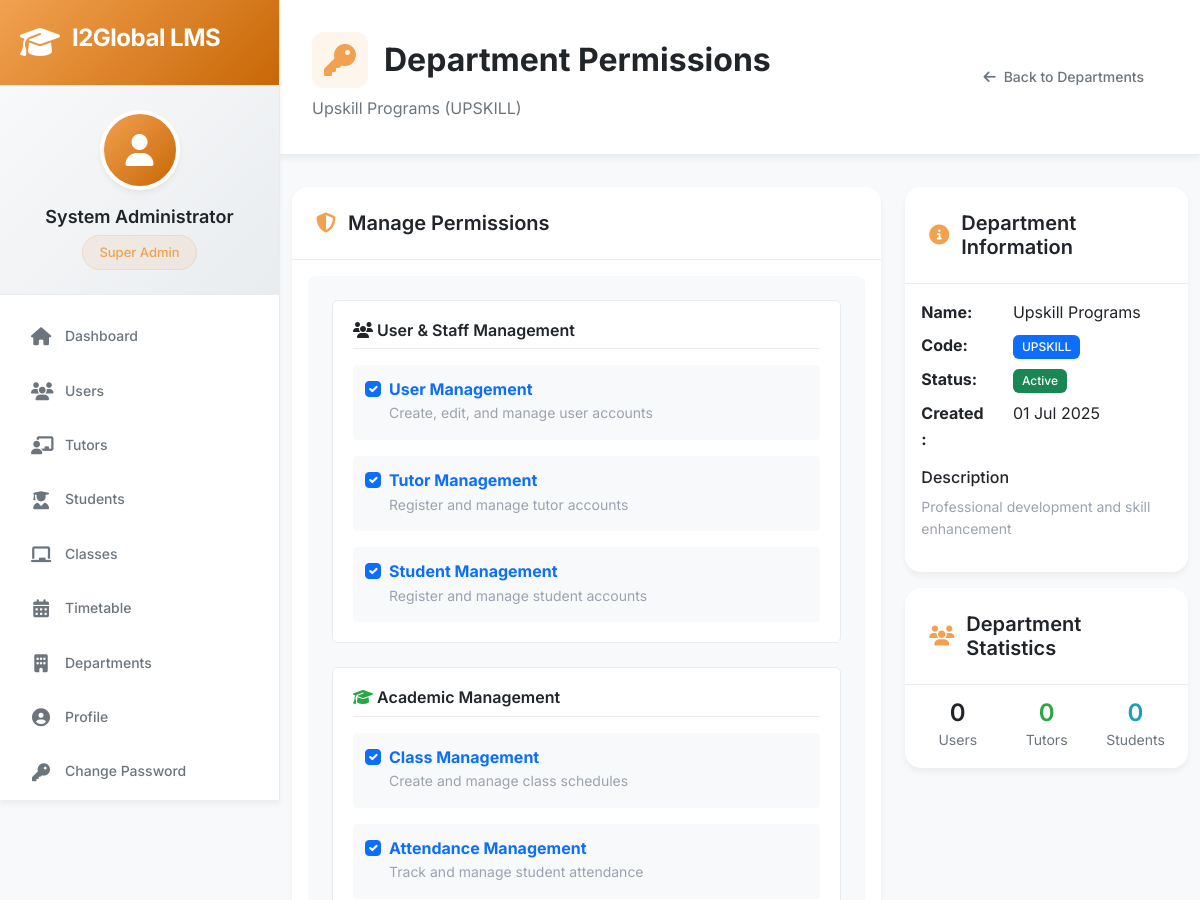
The app's page /admin/departments/3/permissions (signed in, upper part), older data.
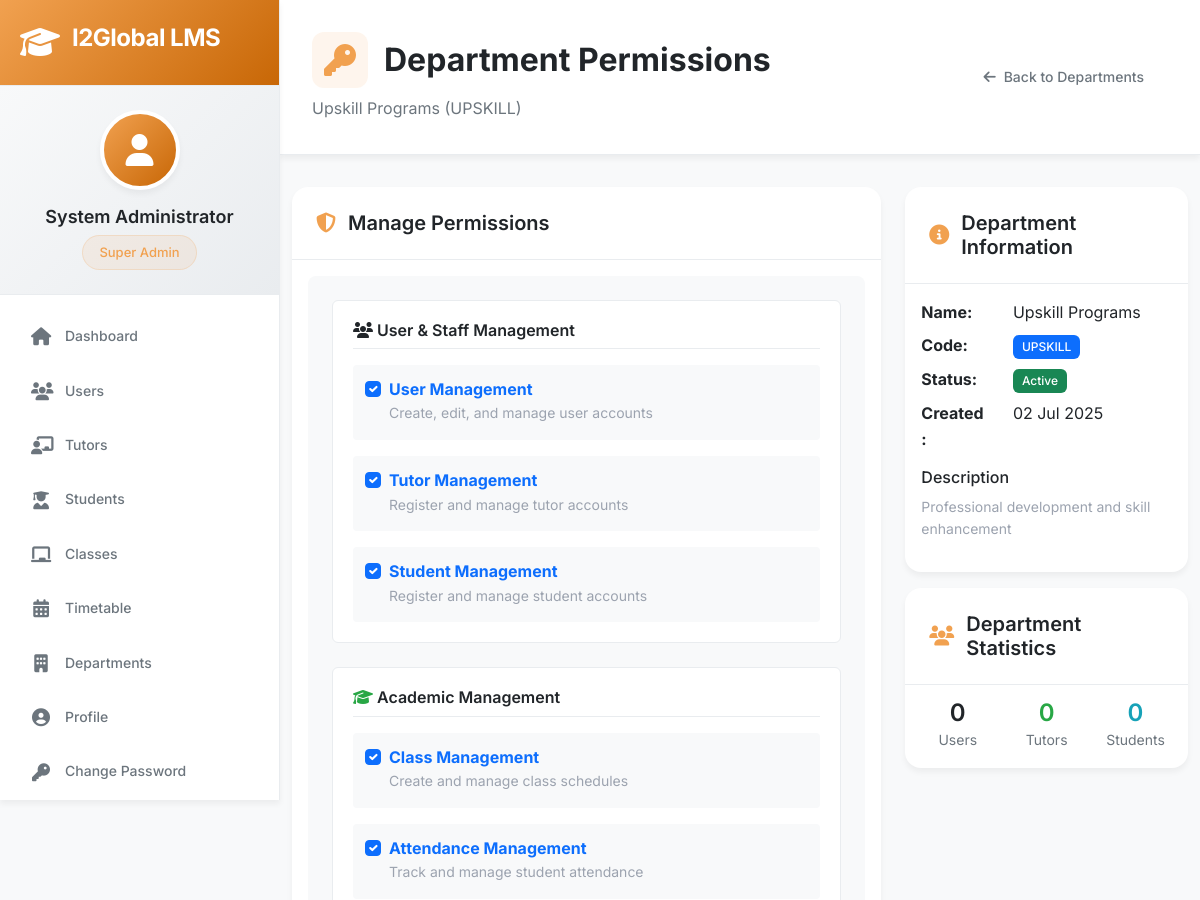
The same page, newer data.
### app/models/department.py (models this page shows, shortened)
class Department(db.Model):
    __tablename__ = 'departments'
    id = db.Column(db.Integer, primary_key=True)
    name = db.Column(db.String(50), unique=True, nullable=False)
    code = db.Column(db.String(10), unique=True, nullable=False)  # K12, TT, UPSKILL
    description = db.Column(db.Text)
    permissions = db.Column(db.Text)  # JSON string of permissions
    is_active = db.Column(db.Boolean, default=True)
    created_at = db.Column(db.DateTime, default=datetime.utcnow)
    created_by = db.Column(db.Integer, db.ForeignKey('users.id'))
    settings = db.Column(db.Text)  # JSON string for department-specific settings
    def get_permissions(self):
        if self.permissions:
            try:
                return json.loads(self.permissions)
            except:
                return []
        return []
    def get_user_count(self):
        from app.models.user import User
        return User.query.filter_by(department_id=self.id, is_active=True).count()
    def get_tutor_count(self):
        from app.models.user import User
        return User.query.filter_by(
            department_id=self.id,
            role='tutor',
            is_active=True
        ).count()
    def get_student_count(self):
        from app.models.student import Student
        return Student.query.filter_by(
            department_id=self.id,
            is_active=True
        ).count()

### app/routes/admin.py (the view)
@bp.route('/departments/<int:dept_id>/permissions', methods=['GET', 'POST'])
@login_required
@admin_required
def department_permissions(dept_id):
    if current_user.role not in ['superadmin', 'admin']:
        flash('Insufficient permissions.', 'error')
        return redirect(url_for('admin.departments'))
    department = Department.query.get_or_404(dept_id)
    if request.method == 'POST':
        permissions = request.form.getlist('permissions')
        department.set_permissions(permissions)
        db.session.commit()
        flash(f'Permissions updated for {department.name}', 'success')
        return redirect(url_for('admin.departments'))
    all_permissions = [
        'user_management', 'tutor_management', 'student_management',
        'class_management', 'attendance_management', 'schedule_management',
        'demo_management', 'finance_management', 'report_generation',
        'communication', 'profile_management', 'quality_checking'
    ]
    return render_template('admin/department_permissions.html',
                         department=department, all_permissions=all_permissions)

### app/models/user.py (called while the page is built, shortened)
@login.user_loader
def load_user(user_id):
    return User.query.get(int(user_id))

    def has_permission(self, permission):
        if self.role == 'superadmin':
            return True

    def get_role_display(self):
        role_map = {
            'superadmin': 'Super Admin',
            'admin': 'Admin',
            'coordinator': 'Coordinator',
            'tutor': 'Tutor'
        }
        return role_map.get(self.role, self.role.title())

### app/routes/admin.py (called while the page is built)
def admin_required(f):
    @wraps(f)
    def decorated_function(*args, **kwargs):
        if current_user.role not in ['superadmin', 'admin', 'coordinator']:
            flash('Access denied. Insufficient permissions.', 'error')
            return redirect(url_for('dashboard.index'))
        return f(*args, **kwargs)
    return decorated_function

### app/templates/admin/department_permissions.html (shortened to what the changed rows need)
{% extends "base.html" %}
{% block content %}
<div class="page-header">
    <div class="d-flex justify-content-between align-items-center">
        <div>
            <h1 class="page-title">
                <i class="fas fa-key"></i>
                Department Permissions
            </h1>
            <p class="page-subtitle">{{ department.name }} ({{ department.code }})</p>
        </div>
    </div>
</div>
<div class="container-fluid">
    <div class="row">
        <div class="col-lg-8">
            <div class="card">
                <div class="card-body">
                    <form method="POST" id="permissionsForm">
                        <div class="permission-categories">
                            <div class="permission-category mb-4">
                                <div class="permission-grid">
                                    <div class="permission-item">
                                        <div class="form-check">
                                            <input class="form-check-input" type="checkbox" name="permissions"
                                                   value="user_management" id="user_management"
                                                   {% if 'user_management' in department.get_permissions() %}checked{% endif %}>
                                            <label class="form-check-label" for="user_management">
                                                <strong>User Management</strong>
                                                <small class="text-muted d-block">Create, edit, and manage user accounts</small>
                                            </label>
                                        </div>
                                    </div>
                                    <div class="permission-item">
                                        <div class="form-check">
                                            <input class="form-check-input" type="checkbox" name="permissions"
                                                   value="tutor_management" id="tutor_management"
                                                   {% if 'tutor_management' in department.get_permissions() %}checked{% endif %}>
                                            <label class="form-check-label" for="tutor_management">
                                                <strong>Tutor Management</strong>
                                                <small class="text-muted d-block">Register and manage tutor accounts</small>
                                            </label>
                                        </div>
                                    </div>
                                    <div class="permission-item">
                                        <div class="form-check">
                                            <input class="form-check-input" type="checkbox" name="permissions"
                                                   value="student_management" id="student_management"
                                                   {% if 'student_management' in department.get_permissions() %}checked{% endif %}>
                                            <label class="form-check-label" for="student_management">
                                                <strong>Student Management</strong>
                                                <small class="text-muted d-block">Register and manage student accounts</small>
                                            </label>
                                        </div>
                                    </div>
                                </div>
                            </div>
                            <div class="permission-category mb-4">
                                <div class="permission-grid">
                                    <div class="permission-item">
                                        <div class="form-check">
                                            <input class="form-check-input" type="checkbox" name="permissions"
                                                   value="class_management" id="class_management"
                                                   {% if 'class_management' in department.get_permissions() %}checked{% endif %}>
                                            <label class="form-check-label" for="class_management">
                                                <strong>Class Management</strong>
                                                <small class="text-muted d-block">Create and manage class schedules</small>
                                            </label>
                                        </div>
                                    </div>
                                    <div class="permission-item">
                                        <div class="form-check">
                                            <input class="form-check-input" type="checkbox" name="permissions"
                                                   value="attendance_management" id="attendance_management"
                                                   {% if 'attendance_management' in department.get_permissions() %}checked{% endif %}>
                                            <label class="form-check-label" for="attendance_management">
                                                <strong>Attendance Management</strong>
                                                <small class="text-muted d-block">Track and manage student attendance</small>
                                            </label>
                                        </div>
                                    </div>
                                </div>
                            </div>
                        </div>
                    </form>
                </div>
            </div>
        </div>
        <div class="col-lg-4">
            <div class="card">
                <div class="card-body">
                    <dl class="row">
                        <dt class="col-sm-4">Name:</dt>
                        <dd class="col-sm-8">{{ department.name }}</dd>
                        <dt class="col-sm-4">Code:</dt>
                        <dd class="col-sm-8"><span class="badge badge-primary">{{ department.code }}</span></dd>
                        <dt class="col-sm-4">Status:</dt>
                        <dd class="col-sm-8">
                            <span class="badge badge-{{ 'success' if department.is_active else 'danger' }}">
                                {{ 'Active' if department.is_active else 'Inactive' }}
                            </span>
                        </dd>
                        <dt class="col-sm-4">Created:</dt>
                        <dd class="col-sm-8">{{ department.created_at.strftime('%d %b %Y') if department.created_at else 'N/A' }}</dd>
                    </dl>
                    {% if department.description %}
                    <div class="mt-3">
                        <h6>Description</h6>
                        <p class="text-muted small">{{ department.description }}</p>
                    </div>
                    {% endif %}
                </div>
            </div>
        </div>
    </div>
</div>
{% endblock %}

Row changes from the older to the newer data that the page shows:
changed Department "Upskill Programs": created_at "01 Jul 2025" → "02 Jul 2025"
